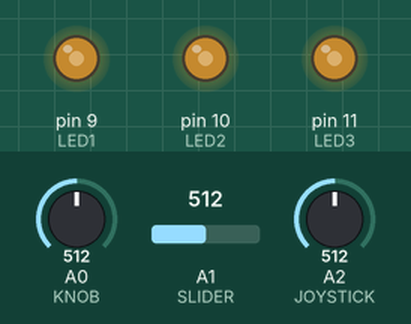
Bench run of a sketch on a simulated Arduino Uno, built with avr-gcc and run on an emulated ATmega328P. Parts: output pins drawn as LEDs (lit = HIGH). Inputs (shaded band) come from the test bench; at power-on: A0 (KNOB) = 512, A1 (SLIDER) = 512, A2 (JOYSTICK) = 512.

Above: at 1.2 s.
1.3 s: A0 (KNOB) set to 716
At 1.7 s:
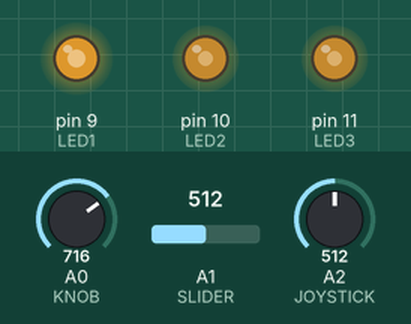
2.8 s: A1 (SLIDER) set to 716
At 4.0 s:
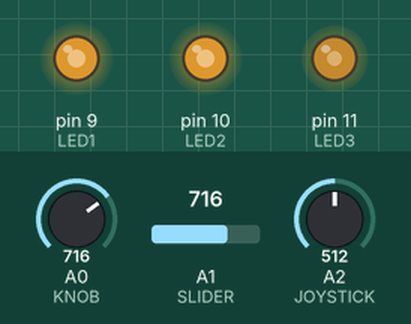
4.3 s: A2 (JOYSTICK) set to 716
At 5.2 s:
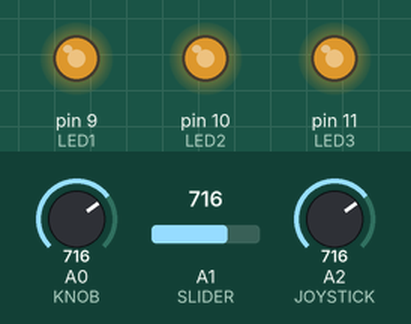
5.8 s: A0 (KNOB) set to 900
At 6.3 s:
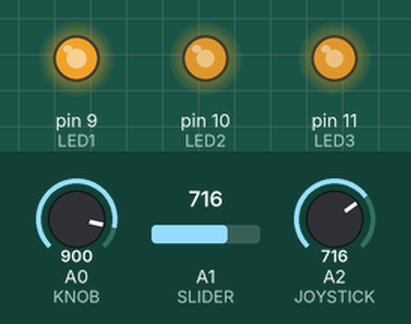
7.3 s: A1 (SLIDER) set to 900
At 8.5 s:
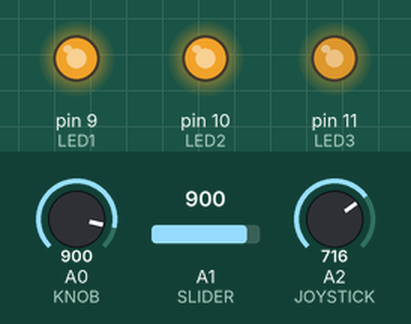
8.8 s: A2 (JOYSTICK) set to 900
At 9.8 s:
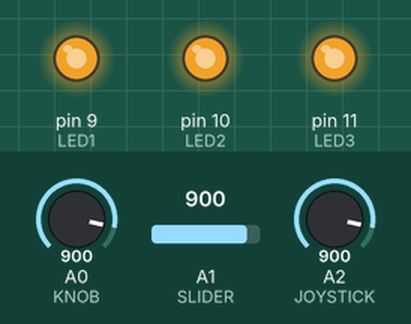
Timing chart, 0 to 11.3 s (numbered marks = the images above; inputs shaded):
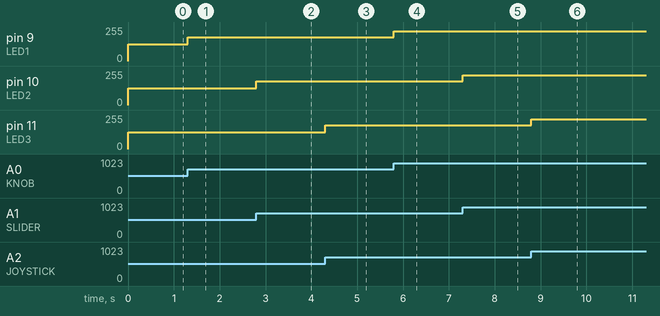

Measured:
- after the input at 1.3 s, pin 9 (LED1): 127/255 → 178/255 at once
- after the input at 2.8 s, pin 10 (LED2): 127/255 → 178/255 at once
- after the input at 4.3 s, pin 11 (LED3): 127/255 → 178/255 at once
- after the input at 5.8 s, pin 9 (LED1): 178/255 → 224/255 at once
- after the input at 7.3 s, pin 10 (LED2): 178/255 → 224/255 at once
- after the input at 8.8 s, pin 11 (LED3): 178/255 → 224/255 at once

The sketch:

rg_analog_to_led_example.ino
```cpp
/**************************************************************************
 *  This example shows how to control three LEDs using three analog inputs.
 *  Each analog sensor will be sequentially read using anlogRead()
 *  http://arduino.cc/en/Reference/analogRead
 *  This will give us a value between 0 and 1023 that represents the position
 *  of the sensor (for example, 0 will be fully counter clockwise on a
 *  knob, while 1023 will be fully clockwise).
 *  Once we have this value, we will use the map() function
 *  http://arduino.cc/en/Reference/map
 *  This function does the math to convert the value between 0 and 1023, to a
 *  proportinal value on the range from 0-255. We will need a value in this
 *  range so that we can send the value to analogWrite()
 *  http://arduino.cc/en/Reference/analogWrite
 *  By sending this value, we can adjust the brightness of the LED. Keep in mind
 *  that analogWrite() only works on PWM pins.
 *
 *  Wiring for RobotGeek Sensor Shield & Sensors:
 *    Rotational Knob: Analog Pin 0
 *    Slider Analog Pin 1
 *    Joystick (Horizontal): Analog Pin 2
 *    Joystick (Vertical): Not Used
 *    LED 1: Digital Pin 9
 *    LED 2: Digital Pin 10
 *    LED 3: Digital Pin 11
 *    A full wiring diagram should be distributed with this code
 *    and can be found in the 'rg_analog_to_led_example' folder
 *    https://github.com/trossenrobotics/robotgeek-sensor-examples/archive/master.zip
 *
 *  Product Links
 *    Slider Board - http://www.trossenrobotics.com/robotgeek-slider
 *    Rotation Knob Board - http://www.trossenrobotics.com/robotgeek-rotation-knob
 *    Joystick Board - http://www.trossenrobotics.com/robotgeek-joystick
 *    LED Driver Board - http://www.trossenrobotics.com/robotgeek-led-driver
 *    Sensor Shield - http://www.trossenrobotics.com/robotgeek-sensor-shield
 *    3-Pin Sensor Cables - http://www.trossenrobotics.com/robotgeek-3pin-sensor-cable
 **************************************************************************/

// use #define to set the I/O numbers, since these will never change - this saves us memory while the Arduino is running
//define analog input ports
#define KNOB     A0
#define SLIDER   A1
#define JOYSTICK A2
//define digital output ports. Since these are PWM ports, we can use analogWrite() on them to vary the LED intensity
#define LED1     9
#define LED2     10
#define LED3     11

//variables to hold the current value of the analog sensor, a raw value from 0-1023
int knobValue = 0;
int sliderValue = 0;
int joystickValue = 0;

//variables to hold mapped values for each analog sensor (having this value will allow us to easily use analogWrite()
int valueForLED1 =0;
int valueForLED2 =0;
int valueForLED3 =0;


void setup() {
  // set the pin for the LEDs as outputs:
  pinMode(LED1, OUTPUT);
  pinMode(LED2, OUTPUT);
  pinMode(LED3, OUTPUT);
}

void loop(){
  //use analogread to store the current state of the analog sensor
  knobValue = analogRead(KNOB);
  sliderValue = analogRead(SLIDER);
  joystickValue = analogRead(JOYSTICK);

  //map the knobValue signal (which is between 0 and 1023) to a correspsonging value between 0 and 255 to make the value suitable for analogWrite()
  valueForLED1 = map(knobValue, 0,1023,0,255);
  valueForLED2 = map(sliderValue, 0,1023,0,255);
  valueForLED3 = map(joystickValue, 0,1023,0,255);

  //use PWM to approximate an analog signal. a value of 0 will set the LED to off, and a value of 255 will set the LED to fully on. Anywhere inbetween will be a dimmed version of the LED
  analogWrite(LED1, valueForLED1);
  analogWrite(LED2, valueForLED2);
  analogWrite(LED3, valueForLED3);
}
```
